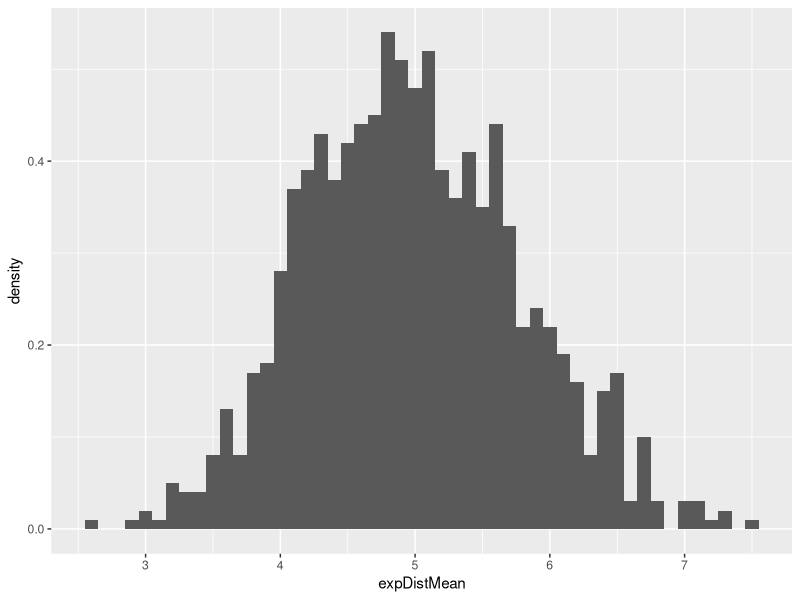

This figure's R source: (Note: this script raises an error after producing the figure.)
# Load necessary libraries
library(ggplot2)

# Set the simulation constants and seed value 
set.seed(3)
n=40
lambda=0.2

# Run the test data 
Mean <- data.frame(sapply(1:1000,function(x) {mean(rexp(n,lambda))}))
names(Mean) <- c("expDistMean")

# Plot the test results

ggplot(data = Mean, aes(x = expDistMean,y=..density..)) + 
  geom_histogram(binwidth=0.1) +   
  scale_x_continuous(breaks=round(seq(min(Mean$expDistMean), max(Mean$expDistMean), by=1)))

# Find stat values
expMean <- 1/lambda
sampleMean <- mean(Mean$expDistMean)
expVar <- (1/lambda/sqrt(n))^2
samplesd <- sd(Mean$expDistMean)
sampleVar <- samplesd^2

# Plot graph
ggplot(data = Mean, aes(x = expDistMean)) + 
  geom_histogram(binwidth=0.1, aes(y=..density..),alpha=0.2) + 
  stat_function(fun = dnorm, arg = list(mean = expMean , sd = expsd), colour = "red", size=1) + 
  geom_vline(xintercept = expMean, size=1, colour="red") + 
  geom_density(colour="blue", size=1) +
  geom_vline(xintercept = sampleMean, size=1, colour="blue",alpha=0.6) +
  scale_x_continuous(breaks=round(seq(min(Mean$expDistMean), max(Mean$expDistMean), by=1)))
